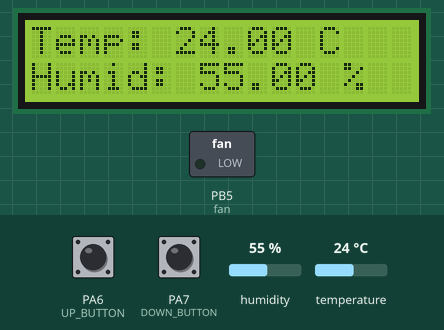
Recording of a sketch running on a simulated STM32 Blue Pill. On the bench: 16×2 character LCD, switched loads named in the sketch (green lamp = pin HIGH). The test bench sets the inputs (shaded band); at power-on: PA7 (DOWN_BUTTON) LOW, humidity 55 %, temperature 24 °C, PA6 (UP_BUTTON) LOW.

Above: at 4.2 s.
4.3 s: PA7 (DOWN_BUTTON) pulled HIGH for 3.2 s
At 5.3 s:
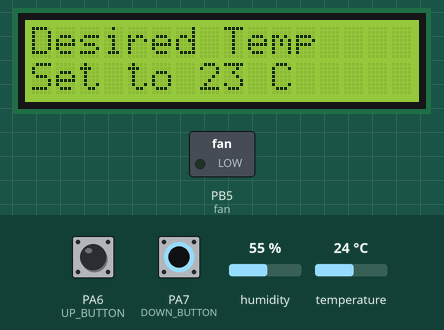
11.8 s: humidity set to 22 %
At 13.5 s:
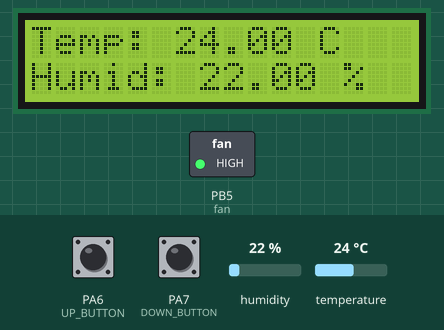
13.8 s: temperature set to 21 °C
At 14.7 s:
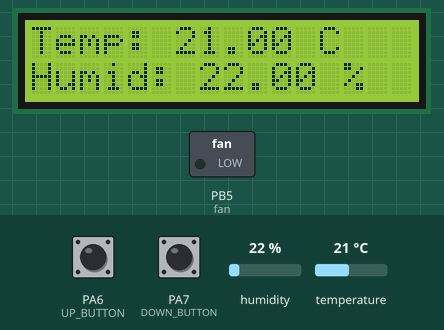
15.9 s: PA7 (DOWN_BUTTON) pulled HIGH for 0.15 s
At 16.5 s:
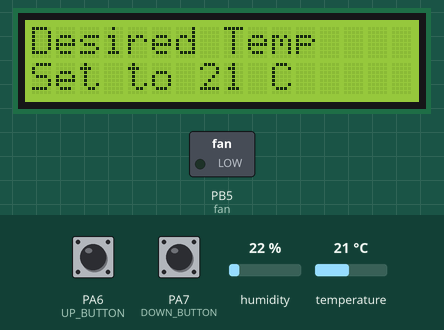
20.4 s: PA6 (UP_BUTTON) pulled HIGH for 0.15 s
At 21.1 s:
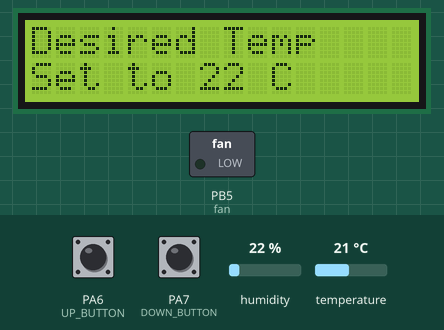
24.9 s: PA6 (UP_BUTTON) pulled HIGH for 3.2 s
At 29.3 s:
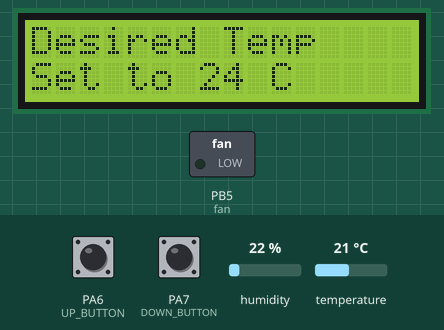
Timing chart, 0 to 30.8 s (numbered marks = the images above; inputs shaded):
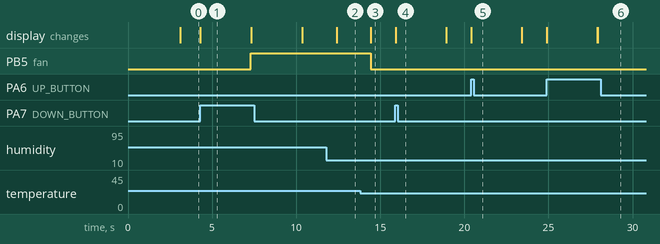

Measured:
- the behaviour switches between 23 and 22 °C on temperature (found by bisection; images 2 and 3)
- after the input at 4.3 s, PB5 (fan): LOW → HIGH after 3.0 s; the display: changes at once (image 1)
- after the input at 11.8 s, the display: changes after 0.60 s (image 2)
- after the input at 13.8 s, PB5 (fan): HIGH → LOW after 0.62 s; the display: changes after 0.62 s (image 3)
- after the input at 15.9 s, the display: changes at once (image 4)
- after the input at 20.4 s, the display: changes at once (image 5)
- after the input at 24.9 s, the display: first changes at once (image 6 shows a later state)

The sketch:

code.ino
```cpp
#include <LiquidCrystal.h>  // include the LCD library

const int rs = PB11, en = PB10, d4 = PA4, d5 = PA3, d6 = PA2, d7 = PA1; //STM32 Pins to which LCD is connected
LiquidCrystal lcd(rs, en, d4, d5, d6, d7); //Initialize the LCD

#include <DHT.h>                     //Library for using DHT sensor
#define DHTPIN PA0
#define DHTTYPE DHT11
#define fan PB5
#define UP_BUTTON PA6 //GPIO pin for increasing the threshold
#define DOWN_BUTTON PA7 //GPIO pin for decreasing the threshold

DHT dht(DHTPIN, DHTTYPE);     //initilize object dht for class DHT with DHT pin with STM32 and DHT type as DHT11

int maxHum = 80; //Default parameters
int maxTemp = 24;

void setup()
{
  pinMode(fan, OUTPUT); // Define fan output
  pinMode(UP_BUTTON, INPUT); // set UP_BUTTON as input
  pinMode(DOWN_BUTTON, INPUT); // set DOWN_BUTTON as input
  lcd.begin(16,2); // initialize the LCD
  dht.begin(); // initialize the Sensor
  lcd.setCursor(0,0);
  lcd.print("ELECTRONIC");
  lcd.setCursor(0,1);
  lcd.print("MEASUREMENTS");
  delay(3000);
  lcd.clear();
}

void loop()
{
  float h = dht.readHumidity();       //Gets Humidity value
  float t = dht.readTemperature();    //Gets Temperature value

  // check if the upButton is pressed and increment the temperature threshold by 1
  if (digitalRead(UP_BUTTON) == HIGH) {
    maxTemp += 1;
    lcd.clear();
    lcd.setCursor(0, 0);
    lcd.print("Desired Temp ");
    lcd.setCursor(0, 1);
    lcd.print("Set to ");
    lcd.print(maxTemp);
    lcd.print(" C");
    delay(3000);
    lcd.clear();
  }

  // check if the downButton is pressed and decrement the temperature threshold by 1
  if (digitalRead(DOWN_BUTTON) == HIGH) {
    maxTemp -= 1;
    lcd.clear();
    lcd.setCursor(0, 0);
    lcd.print("Desired Temp ");
    lcd.setCursor(0, 1);
    lcd.print("Set to ");
    lcd.print(maxTemp);
    lcd.print(" C");
    delay(3000);
    lcd.clear();
  }

  if(h > maxHum || t > maxTemp) {
      digitalWrite(fan, HIGH);
  } else {
     digitalWrite(fan, LOW);
  }
  lcd.setCursor(0,0);
  lcd.print("Temp: ");
  lcd.print(t);
  lcd.print(" C");
  lcd.setCursor(0,1);
  lcd.print("Humid: ");
  lcd.print(h);
  lcd.print(" %");
}
```
